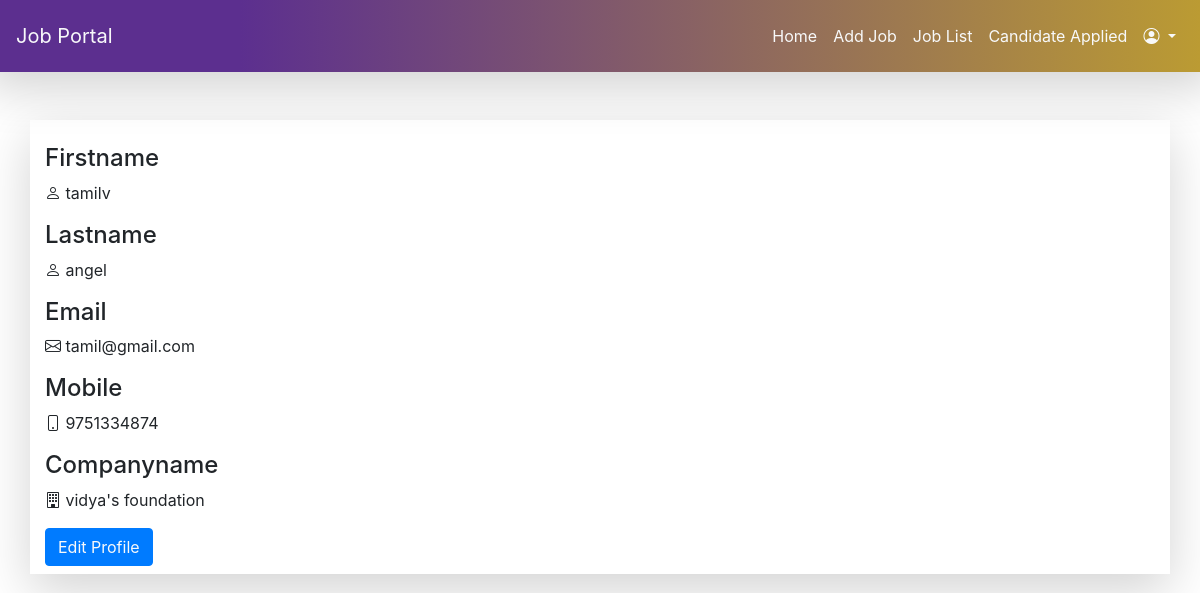
Page /myproempr/ (signed in) on the committed database.
### app1/models.py (models this page shows, shortened)
class emprsignup(models.Model):
    user = models.ForeignKey(User,on_delete=models.CASCADE)
    company=models.CharField(max_length=100,null=True)
    mobile = models.IntegerField(max_length=15,null=True)
    type = models.CharField(max_length=15,null=True)

### app1/views.py (the view)
# urls.py: path('myproempr/',views.myprofileempr,name='myproempr'),
def myprofileempr(request):
    if not request.user.is_authenticated:
        return redirect('emprlogin')
    job = emprsignup.objects.get(user=request.user)
    d={'job':job}
    return render(request,'empr/myproempr.html',d)

### templates/empr/myproempr.html (shortened to what this page needs)
<!DOCTYPE html>
<html lang="en">
<head>
    <link rel="stylesheet" href="https://stackpath.bootstrapcdn.com/bootstrap/4.5.2/css/bootstrap.min.css">
    <link rel="stylesheet" href="https://cdn.jsdelivr.net/npm/bootstrap-icons@1.11.2/font/bootstrap-icons.min.css">
</head>
<body>
  <div class="menu-bar">
    <nav class="navbar navbar-expand-lg p-3 row shadow-lg">
        <div class="container-fluid">
          <a class="navbar-brand text-light" href="#">Job Portal</a>
          <div class="collapse navbar-collapse justify-content-end" id="navbarNav">
            <ul class="navbar-nav">
              <li class="nav-item">
                <a class="nav-link  text-light" href="/emprhome/">Home</a>
              </li>
              <li class="nav-item">
                <a class="nav-link text-light" href="/addjob/addjob/">Add Job</a>
              </li>
              <li class="nav-item">
                <a class="nav-link  text-light" href="/joblist/joblist/">Job List</a>
              </li>
              <li class="nav-item">
                <a class="nav-link  text-light" href="/apcandidte/apcandidte/">Candidate Applied</a>
              </li>
              <li class="nav-item dropdown">
                <a class="nav-link dropdown-toggle text-light" href="#" id="profileDropdown" role="button"
                    data-toggle="dropdown" aria-haspopup="true" aria-expanded="false">
                    <i class="bi bi-person-circle"></i>
                </a>
             </li>
            </ul>
          </div>
        </div>
      </nav>
  </div>
<br>
<br>
<div class="container shadow-lg py-2 mb-2">
  <div class="row">
      <div class="col-md-6 mt-3">
          <h4>Firstname</h4>
          <p><i class="bi bi-person"></i> {{job.user.first_name}}</p>
          <h4>Lastname</h4>
          <p><i class="bi bi-person"></i> {{job.user.last_name}}</p>
          <h4>Email</h4>
          <p><i class="bi bi-envelope"></i> {{job.user.username}}</p>
          <h4>Mobile</h4>
          <p><i class="bi bi-phone"></i> {{job.mobile}}</p>
          <h4>Companyname</h4>
          <p><i class="bi bi-building"></i> {{job.company}} </p>
          <a href="/editemprprofile/{{job.id}}" class="btn btn-primary  text-light">Edit Profile</a>
        </div>
      </div>
  </div>
</body>
</html>

### templates/empr/myproempr.html (style rules this page uses)
.menu-bar { background-image: linear-gradient(to right,#5c2f8f 20%,#bb9b33); }

### rows in the picture
emprsignup: user.first_name "tamilv", user.last_name "angel", user.username "tamil@gmail.com", mobile "9751334874", company "vidya's foundation"
